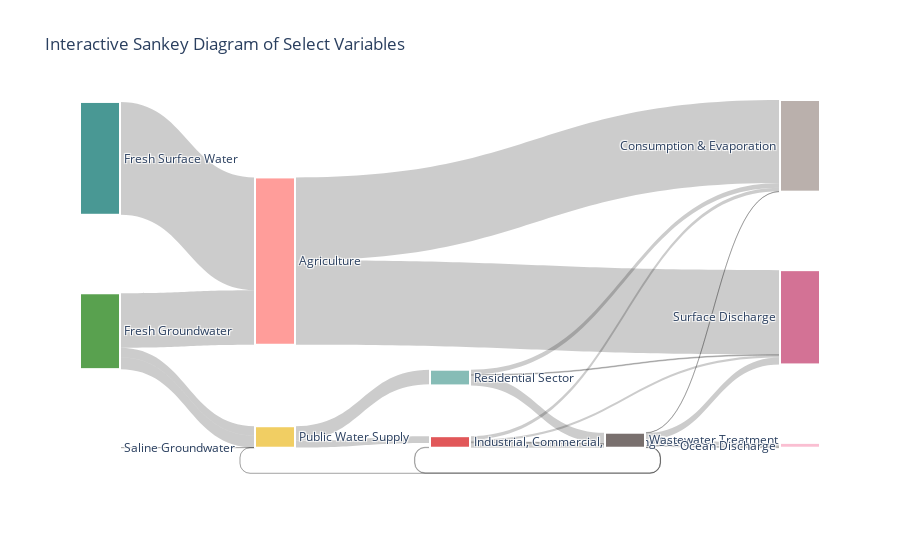

The code cell stored with this chart in its notebook:
### Code cell
#import plotly
import plotly.graph_objects as go

#create the figure
fig = go.Figure(data=[go.Sankey(
    node = dict(
        pad =35,                                           #space between nodes (vertically)
        thickness = 40,                                    #node thickness
        line = dict(color = "white", width = 2),           #node border color and thickness
        label = sankey_number,                             #node label, refers to list of indexed names
        color = color_list                                 #color of nodes, refers to list of hex codes
    ),
    link = dict(
      source = source_list,                                #list of source node indices
      target = target_list,                                #list of target node indices
      value = value_list,                                  #list of values between source and target at indices
  ))])

fig.update_layout(title_text="Interactive Sankey Diagram of Select Variables", font_size=12)  #title

fig.update_traces(valuesuffix=" MGY", selector=dict(type='sankey'))            #adds value suffix, change if BBTU
fig.show()

### Figure 1 — Plotly figure (JSON) as saved in the notebook; plotly's stock layout.template omitted (floating-point values rounded to 4 significant figures)
{"data": [{"link": {"source": [0, 0, 1, 2, 3, 3, 0, 4, 5, 6, 7, 5, 6, 5, 6, 6, 7, 8, 8, 8, 8, 8], "target": [3, 3, 3, 3, 5, 6, 7, 7, 9, 9, 9, 8, 8, 10, 10, 11, 10, 9, 6, 11, 3, 10], "value": [1735000.0, 2128000.0, 23980.0, 0, 2642000.0, 1224000.0, 9851000.0, 20400000.0, 881800.0, 641100.0, 14990000.0, 1813000.0, 900400.0, 144600.0, 382100.0, 165100.0, 15250000.0, 54700.0, 97090.0, 709100.0, 153.3, 1262000.0]}, "node": {"color": ["#59A14F", "#8CD17D", "#B6992D", "#F1CE63", "#499894", "#86BCB6", "#e15759", "#ff9d9a", "#79706e", "#bab0ac", "#d37295", "#fabfd2", "#b07aa1", "#d4a6C8", "#9d7660", "#d7b5a6"], "label": ["Fresh Groundwater", "Saline Groundwater", "Saline Surface Water", "Public Water Supply", "Fresh Surface Water", "Residential Sector", "Industrial, Commercial, & Mining Sector", "Agriculture", "Wastewater Treatment", "Consumption & Evaporation", "Surface Discharge", "Ocean Discharge"], "line": {"color": "white", "width": 2}, "pad": 35, "thickness": 40}, "type": "sankey", "valuesuffix": " MGY"}], "layout": {"font": {"size": 12}, "title": {"text": "Interactive Sankey Diagram of Select Variables"}}}
